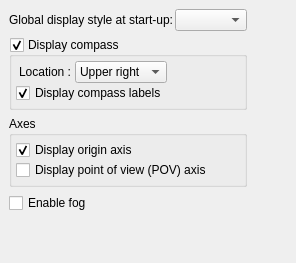
         <widget class="QWidget" name="ModelView" >
          <layout class="QGridLayout" >
           <property name="margin" >
            <number>9</number>
           </property>
           <property name="spacing" >
            <number>6</number>
           </property>
           <item row="0" column="0" >
            <layout class="QVBoxLayout" >
             <property name="margin" >
              <number>0</number>
             </property>
             <property name="spacing" >
              <number>6</number>
             </property>
             <item>
              <layout class="QHBoxLayout" >
               <property name="margin" >
                <number>0</number>
               </property>
               <property name="spacing" >
                <number>2</number>
               </property>
               <item>
                <widget class="QLabel" name="label_9" >
                 <property name="text" >
                  <string>Global display style at start-up:</string>
                 </property>
                 <property name="alignment" >
                  <set>Qt::AlignRight|Qt::AlignTrailing|Qt::AlignVCenter</set>
                 </property>
                </widget>
               </item>
               <item>
                <widget class="QComboBox" name="globalDisplayStyleStartupComboBox" />
               </item>
              </layout>
             </item>
             <item>
              <widget class="QGroupBox" name="compassGroupBox" >
               <property name="title" >
                <string>Display compass</string>
               </property>
               <property name="checkable" >
                <bool>true</bool>
               </property>
               <property name="checked" >
                <bool>true</bool>
               </property>
               <layout class="QGridLayout" >
                <property name="margin" >
                 <number>4</number>
                </property>
                <property name="spacing" >
                 <number>4</number>
                </property>
                <item row="0" column="1" >
                 <spacer>
                  <property name="orientation" >
                   <enum>Qt::Horizontal</enum>
                  </property>
                  <property name="sizeHint" >
                   <size>
                    <width>40</width>
                    <height>20</height>
                   </size>
                  </property>
                 </spacer>
                </item>
                <item row="0" column="0" >
                 <layout class="QVBoxLayout" >
                  <property name="margin" >
                   <number>0</number>
                  </property>
                  <property name="spacing" >
                   <number>0</number>
                  </property>
                  <item>
                   <layout class="QHBoxLayout" >
                    <property name="margin" >
                     <number>0</number>
                    </property>
                    <property name="spacing" >
                     <number>4</number>
                    </property>
                    <item>
                     <widget class="QLabel" name="textLabel1_4" >
                      <property name="text" >
                       <string>Location :</string>
                      </property>
                      <property name="alignment" >
                       <set>Qt::AlignRight|Qt::AlignTrailing|Qt::AlignVCenter</set>
                      </property>
                     </widget>
                    </item>
                    <item>
                     <widget class="QComboBox" name="compass_position_combox" >
                      <item>
                       <property name="text" >
                        <string>Upper right</string>
                       </property>
                      </item>
                      <item>
                       <property name="text" >
                        <string>Upper left</string>
                       </property>
                      </item>
                      <item>
                       <property name="text" >
                        <string>Lower left</string>
                       </property>
                      </item>
                      <item>
                       <property name="text" >
                        <string>Lower right</string>
                       </property>
                      </item>
                     </widget>
                    </item>
                   </layout>
                  </item>
                  <item>
                   <widget class="QCheckBox" name="display_compass_labels_checkbox" >
                    <property name="toolTip" >
                     <string>Show/Hide Display Compass</string>
                    </property>
                    <property name="text" >
                     <string>Display compass labels</string>
                    </property>
                    <property name="checked" >
                     <bool>true</bool>
                    </property>
                   </widget>
                  </item>
                 </layout>
                </item>
               </layout>
              </widget>
             </item>
             <item>
              <widget class="QGroupBox" name="groupBox7_2" >
               <property name="title" >
                <string>Axes</string>
               </property>
               <layout class="QGridLayout" >
                <property name="margin" >
                 <number>4</number>
                </property>
                <property name="spacing" >
                 <number>0</number>
                </property>
                <item row="1" column="0" >
                 <widget class="QCheckBox" name="display_pov_axis_checkbox" >
                  <property name="toolTip" >
                   <string>Show/Hide Point of View Axis</string>
                  </property>
                  <property name="text" >
                   <string>Display point of view (POV) axis</string>
                  </property>
                  <property name="checked" >
                   <bool>false</bool>
                  </property>
                 </widget>
                </item>
                <item row="0" column="0" >
                 <widget class="QCheckBox" name="display_origin_axis_checkbox" >
                  <property name="toolTip" >
                   <string>Show/Hide Origin Axis</string>
                  </property>
                  <property name="text" >
                   <string>Display origin axis</string>
                  </property>
                  <property name="checked" >
                   <bool>true</bool>
                  </property>
                 </widget>
                </item>
               </layout>
              </widget>
             </item>
             <item>
              <widget class="QCheckBox" name="enableFogCheckBox" >
               <property name="text" >
                <string>Enable fog</string>
               </property>
              </widget>
             </item>
             <item>
              <spacer>
               <property name="orientation" >
                <enum>Qt::Vertical</enum>
               </property>
               <property name="sizeHint" >
                <size>
                 <width>20</width>
                 <height>41</height>
                </size>
               </property>
              </spacer>
             </item>
            </layout>
           </item>
           <item row="0" column="1" >
            <spacer>
             <property name="orientation" >
              <enum>Qt::Horizontal</enum>
             </property>
             <property name="sizeHint" >
              <size>
               <width>40</width>
               <height>20</height>
              </size>
             </property>
            </spacer>
           </item>
          </layout>
         </widget>
